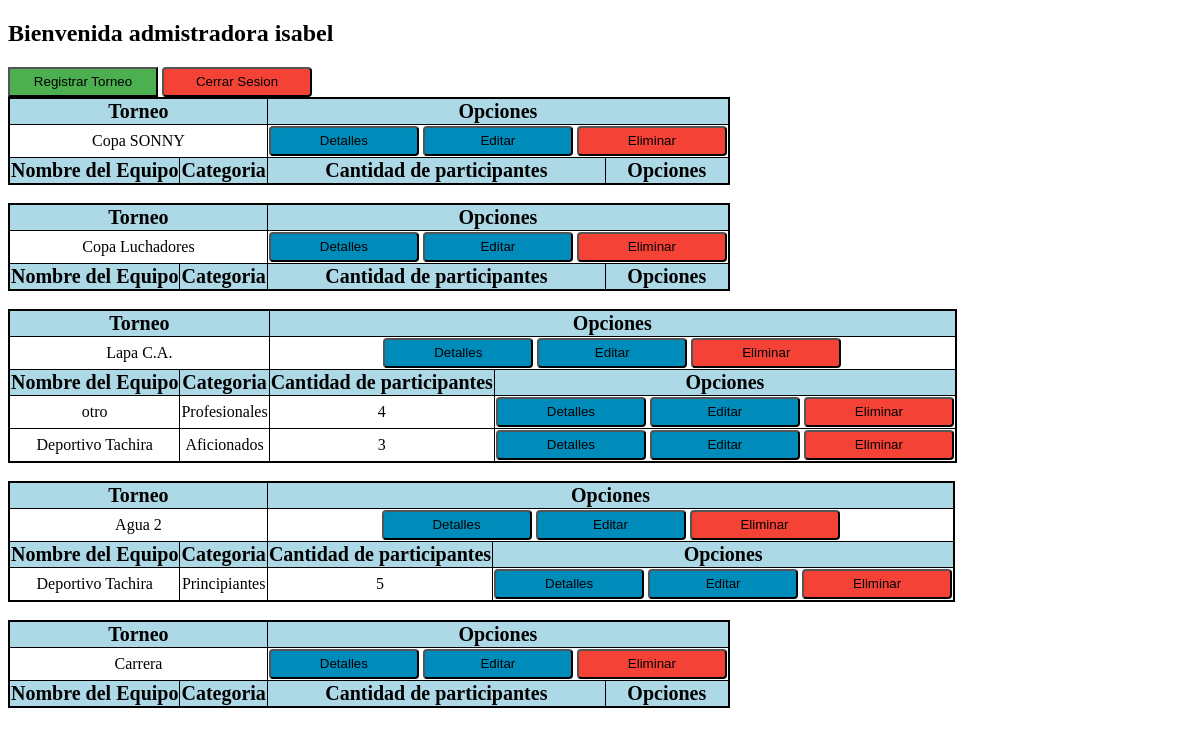
The page /views/admin.php (signed in) on the database its author committed.
### tables this page shows
CREATE TABLE IF NOT EXISTS `administrador` (
  `id` int(11) NOT NULL AUTO_INCREMENT,
  `nom_torneo` varchar(60) NOT NULL,
  `fecha` date NOT NULL,
  PRIMARY KEY (`id`)
);

CREATE TABLE IF NOT EXISTS `equipos` (
  `id` int(11) NOT NULL AUTO_INCREMENT,
  `nom_equi` varchar(100) NOT NULL,
  `nom_corto` varchar(50) NOT NULL,
  `fecha` date NOT NULL,
  `direccion` varchar(120) DEFAULT NULL,
  `correo` varchar(60) NOT NULL,
  `web` varchar(60) DEFAULT NULL,
  `usuario` varchar(60) NOT NULL,
  `clave` varchar(60) NOT NULL,
  `admin` int(11) NOT NULL,
  PRIMARY KEY (`id`)
);

CREATE TABLE IF NOT EXISTS `torneo` (
  `id` int(11) NOT NULL AUTO_INCREMENT,
  `nom_torneo` varchar(60) NOT NULL,
  `participantes` int(11) NOT NULL,
  `categoria` varchar(50) NOT NULL,
  `usuario` varchar(100) NOT NULL,
  PRIMARY KEY (`id`)
);

### views/admin.php (the view, shortened to what this page needs)
<?php
		$connection = mysqli_connect('localhost', 'root', '');
		mysqli_select_db($connection, 'sdeportivo');
 ?>
<!DOCTYPE html>
<html>
<head>
</head>
<body>
	<h2>Bienvenida admistradora <?php echo $_SESSION["usuario"]; ?></h2>
	<a href="../views/registroadmin.php"><button class="verde">Registrar Torneo</button></a>
	<a href="../controllers/cerrar.php"><button class="rojo">Cerrar Sesion</button></a>
	<?php
		$sql = "SELECT * FROM `administrador`";
		if($result = mysqli_query($connection, $sql)){
			while($row = mysqli_fetch_assoc($result)){
	?>
                <table>
                    <tr>
                    	<th colspan="2"> Torneo </th>
                    	<th colspan="2"> Opciones </th>
                    </tr>
                    <tr>
                    	<td colspan="2"> <?php echo $row["nom_torneo"] ?> </td>
                    	<td colspan="2">
                    		<a href="detallesTorneo.php?nom_torneo='<?=$row["nom_torneo"]?>'"><button class="info">Detalles</button></a>
                    		<a href="editarTorneo.php?nom_torneo='<?=$row["nom_torneo"]?>'"><button class="info">Editar</button></a>
                    		<a href="../controllers/eliminarTorneo.php?id='<?=$row["id"]?>'"><button class="rojo">Eliminar</button></a>
                    	</td>
                    </tr>
                    <tr>
                    	<th> Nombre del Equipo </th>
		        		<th> Categoria </th>
		      	 		<th> Cantidad de participantes </th>
		      	 		<th> Opciones </th>
		      		</tr>
		      		<?php
		      			$n = $row["nom_torneo"];
		      			$sql2 = "SELECT * FROM `torneo` WHERE nom_torneo='$n'";
		      			if($result2 = mysqli_query($connection, $sql2)){
		      				while($row2 = mysqli_fetch_assoc($result2)){
		      					$u = $row2["usuario"];
		      					$sql3 = "SELECT * FROM `equipos` WHERE usuario='$u'";
		      					if($result3 = mysqli_query($connection, $sql3)){
		      						while($row3 = mysqli_fetch_assoc($result3)){
		      		?>
		      		<tr>
		      			<td><?php echo $row3["nom_equi"]?></td>
		      			<td><?php echo $row2["categoria"]?></td>
		      			<td><?php echo $row2["participantes"]?></td>
		      			<td>
		      				<a href="detallesEquipo.php?nom_equi='<?=$row3["nom_equi"]?>'"><button class="info">Detalles</button></a>
                    		<a href="editarEquipo.php?nom_equi='<?=$row3["nom_equi"]?>'"><button class="info">Editar</button></a>
                    		<a href="../controllers/eliminarEquipo.php?id='<?=$row3["id"]?>'"><button class="rojo">Eliminar</button></a>
                    	</td>
		      		</tr>
		      		<?php
		      						}
		      					}
		      				}
		      			}
		      		?>
                </table>
	<?php
		echo "<br>";
			}
		}
	?>
</body>
</html>

### views/admin.php (style rules this page uses)
.info { background-color: #008CBA; border-radius: 4px; }
.rojo { background-color: #f44336; border-radius: 4px; }
.verde { background-color: #4CAF50; }
table { border-collapse: collapse; border: 2px solid black; }
td, th { text-align: center; vertical-align: middle; border: 1px solid black; }
th { font-size: 20px; background-color: lightblue; }
button { width: 150px; height: 30px; }

### rows shown on the page
administrador: nom_torneo "Copa SONNY"
administrador: nom_torneo "Copa Luchadores"
administrador: nom_torneo "Lapa C.A."
torneo: categoria "Profesionales", participantes "4"
equipos: nom_equi "otro"
torneo: categoria "Aficionados", participantes "3"
equipos: nom_equi "Deportivo Tachira"
administrador: nom_torneo "Agua 2"
torneo: categoria "Principiantes", participantes "5"
administrador: nom_torneo "Carrera"

### other values the page prints
$_SESSION["usuario"] "isabel"
